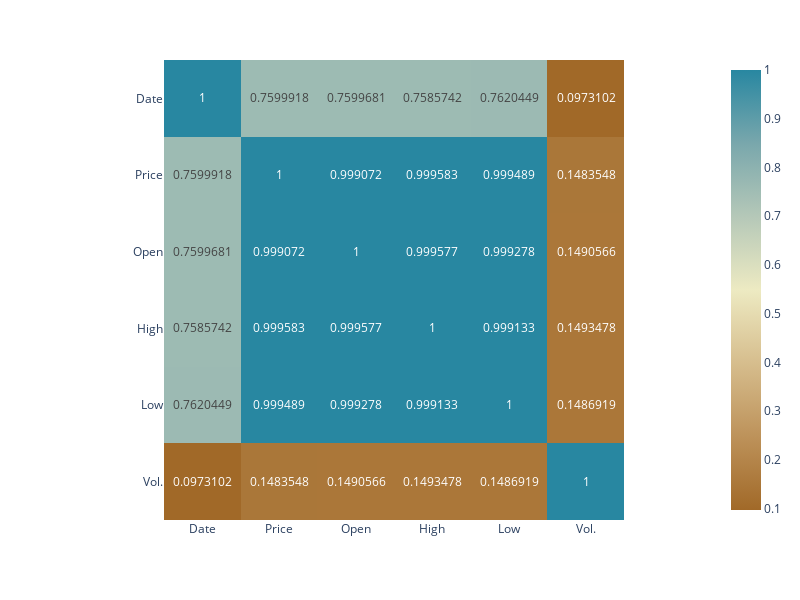

Notebook code for this chart:
### Code cell
# Crear un mapa de calor para ver la correlacion entre las columnas

fig = px.imshow(
    img = df_Bitcoin[["Date", "Price", "Open", "High", "Low", "Vol."]].corr(),
    color_continuous_scale = "Earth",
    text_auto = True
)

# Configurar el tamaño de la figura

fig.update_layout(
    width=800,  
    height=600)

fig.show()

### Figure 1 — Plotly figure (JSON) as saved in the notebook; plotly's stock layout.template omitted (floating-point values rounded to 4 significant figures)
{"data": [{"coloraxis": "coloraxis", "hovertemplate": "x: %{x}<br>y: %{y}<br>color: %{z}<extra></extra>", "name": "0", "texttemplate": "%{z}", "type": "heatmap", "x": ["Date", "Price", "Open", "High", "Low", "Vol."], "xaxis": "x", "y": ["Date", "Price", "Open", "High", "Low", "Vol."], "yaxis": "y", "z": [[1, 0.76, 0.76, 0.7586, 0.762, 0.09731], [0.76, 1, 0.9991, 0.9996, 0.9995, 0.1484], [0.76, 0.9991, 1, 0.9996, 0.9993, 0.1491], [0.7586, 0.9996, 0.9996, 1, 0.9991, 0.1493], [0.762, 0.9995, 0.9993, 0.9991, 1, 0.1487], [0.09731, 0.1484, 0.1491, 0.1493, 0.1487, 1]]}], "layout": {"coloraxis": {"colorscale": [[0, "rgb(161, 105, 40)"], [0.1667, "rgb(189, 146, 90)"], [0.3333, "rgb(214, 189, 141)"], [0.5, "rgb(237, 234, 194)"], [0.6667, "rgb(181, 200, 184)"], [0.8333, "rgb(121, 167, 172)"], [1, "rgb(40, 135, 161)"]]}, "height": 600, "margin": {"t": 60}, "width": 800, "xaxis": {"anchor": "y", "constrain": "domain", "domain": [0, 1], "scaleanchor": "y"}, "yaxis": {"anchor": "x", "autorange": "reversed", "constrain": "domain", "domain": [0, 1]}}}
